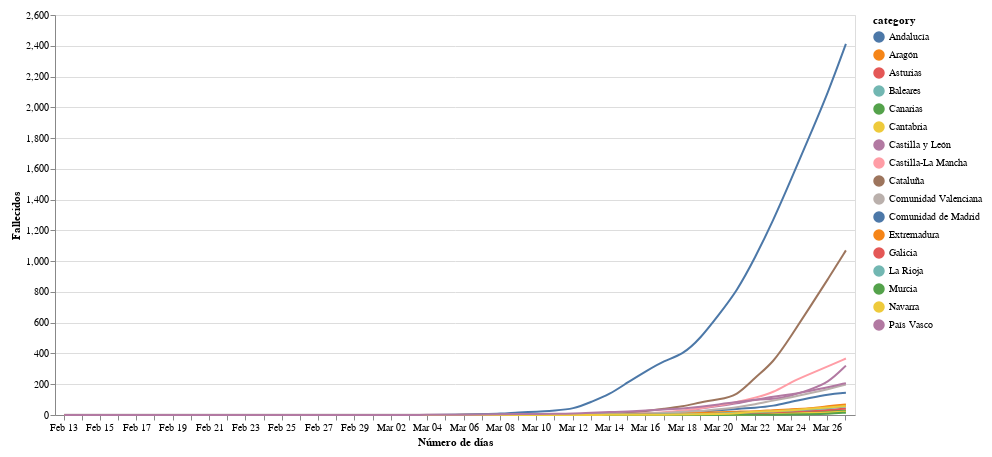

Notebook code cell kept with this figure:
### Markdown cell above
Haz click en la leyenda para activar una única línea.

### Code cell
#collapse

import requests
import pandas as pd
from io import BytesIO
import numpy as np
import altair as alt

# data download
response = requests.get('https://docs.google.com/spreadsheet/ccc?key=1FwOXbkWeuS1LHrKxhSfepGtsgQ6iIEQZmWig_JKo8z0&output=csv&gid=1616296995')
assert response.status_code == 200, 'Wrong status code'
data = response.content
df = pd.read_csv(BytesIO(data), parse_dates=['Fecha'], dayfirst=True)
df = df.interpolate(method='piecewise_polynomial')

# plot
cols = list(df.columns)
cols.remove('Total fallecidos')
cols.remove('Fecha')
df = df.set_index('Fecha')[cols]
source = df.reset_index().melt('Fecha', var_name='category', value_name='Fallecidos')

selection = alt.selection_multi(fields=['category'], bind='legend')

line = alt.Chart(source).mark_line(interpolate='basis').encode(
    alt.X('monthdate(Fecha):O', axis=alt.Axis(tickRound=True), title='Número de días'),
    alt.Y('Fallecidos:Q'),
    alt.Color('category:N'),
    opacity=alt.condition(selection, alt.value(1), alt.value(0.2))
)

nearest = alt.selection(type='single', nearest=True, on='mouseover',
                        fields=['Fecha'], empty='none')

# Transparent selectors across the chart. This is what tells us
# the x-value of the cursor
selectors = alt.Chart(source).mark_point().encode(
    x='monthdate(Fecha):O',
    opacity=alt.value(0),
).add_selection(
    nearest
)

# Draw points on the line, and highlight based on selection
points = line.mark_point().encode(
    opacity=alt.condition(nearest, alt.value(1), alt.value(0))
)

# Draw text labels near the points, and highlight based on selection
text = line.mark_text(align='left', dx=5, dy=-5).encode(
    text=alt.condition(nearest, 'Fallecidos:Q', alt.value(' '))
)

line = line.add_selection(
    selection
)

# Draw a rule at the location of the selection
rules = alt.Chart(source).mark_rule(color='gray').encode(
    x='monthdate(Fecha):O',
).transform_filter(
    nearest
)

# Put the five layers into a chart and bind the data
alt.layer(
    line, selectors, points, rules, text
).properties(
    width=800, height=400
).configure(
    padding=10
)

### Figure 1 — Vega-Lite specification as saved in the notebook (floating-point values rounded to 4 significant figures; data arrays with more than 128 entries replaced by an {"elided": "..."} marker saying what was removed)
{"config": {"view": {"continuousWidth": 400, "continuousHeight": 300}, "padding": 10}, "layer": [{"mark": {"type": "line", "interpolate": "basis"}, "encoding": {"color": {"type": "nominal", "field": "category"}, "opacity": {"condition": {"value": 1, "selection": "selector097"}, "value": 0.2}, "x": {"type": "ordinal", "axis": {"tickRound": true}, "field": "Fecha", "timeUnit": "monthdate", "title": "Número de días"}, "y": {"type": "quantitative", "field": "Fallecidos"}}, "selection": {"selector097": {"type": "multi", "fields": ["category"], "bind": "legend"}}}, {"mark": "point", "encoding": {"opacity": {"value": 0}, "x": {"type": "ordinal", "field": "Fecha", "timeUnit": "monthdate"}}, "selection": {"selector098": {"type": "single", "nearest": true, "on": "mouseover", "fields": ["Fecha"], "empty": "none"}}}, {"mark": "point", "encoding": {"color": {"type": "nominal", "field": "category"}, "opacity": {"condition": {"value": 1, "selection": "selector098"}, "value": 0}, "x": {"type": "ordinal", "axis": {"tickRound": true}, "field": "Fecha", "timeUnit": "monthdate", "title": "Número de días"}, "y": {"type": "quantitative", "field": "Fallecidos"}}}, {"mark": {"type": "rule", "color": "gray"}, "encoding": {"x": {"type": "ordinal", "field": "Fecha", "timeUnit": "monthdate"}}, "transform": [{"filter": {"selection": "selector098"}}]}, {"mark": {"type": "text", "align": "left", "dx": 5, "dy": -5}, "encoding": {"color": {"type": "nominal", "field": "category"}, "opacity": {"condition": {"value": 1, "selection": "selector097"}, "value": 0.2}, "text": {"condition": {"type": "quantitative", "field": "Fallecidos", "selection": "selector098"}, "value": " "}, "x": {"type": "ordinal", "axis": {"tickRound": true}, "field": "Fecha", "timeUnit": "monthdate", "title": "Número de días"}, "y": {"type": "quantitative", "field": "Fallecidos"}}}], "data": {"name": "data-1e87b188d38a72345926b82f6eb7bedb"}, "height": 400, "width": 800, "$schema": "https://vega.github.io/schema/vega-lite/v4.0.2.json", "datasets": {"data-1e87b188d38a72345926b82f6eb7bedb": {"elided": "748 records"}}}
